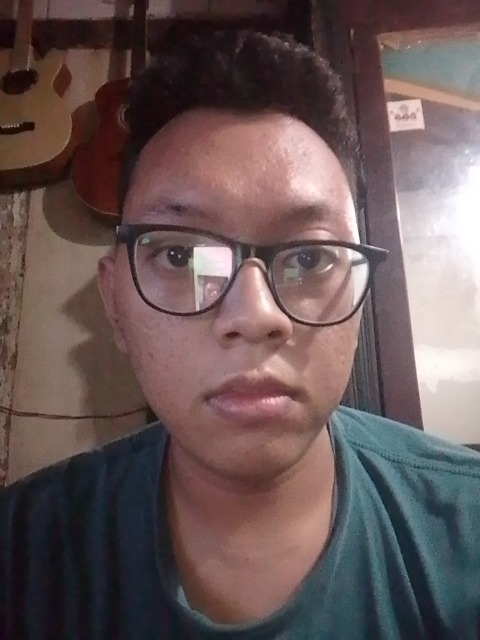
#> input picture uploads/G.231.22.0002_Affi.jpg, 480 x 640 px
$ python recognize.py ../uploads/G.231.22.0002_Affi.jpg ../uploads
#> lines starting #> are read from the running program, lines starting #| are printed output that depends on the picture
import sys
import json
import os
import cv2
import numpy as np

FACE_SIZE = (200, 200)
# Skor LBPH = jarak (semakin kecil semakin mirip). Di atas ini dianggap "tidak dikenal".
DISTANCE_THRESHOLD = 70

face_cascade = cv2.CascadeClassifier(
    cv2.data.haarcascades + "haarcascade_frontalface_default.xml"
)


def extract_face(image_path):
#> called with image_path = '../uploads/G.231.22.0002_Affi.jpg'
    img = cv2.imread(image_path)
#> img is the input picture: shape (640, 480, 3); mean B, G, R 86.8, 87.1, 104.4
    if img is None:
        return None

    gray = cv2.cvtColor(img, cv2.COLOR_BGR2GRAY)
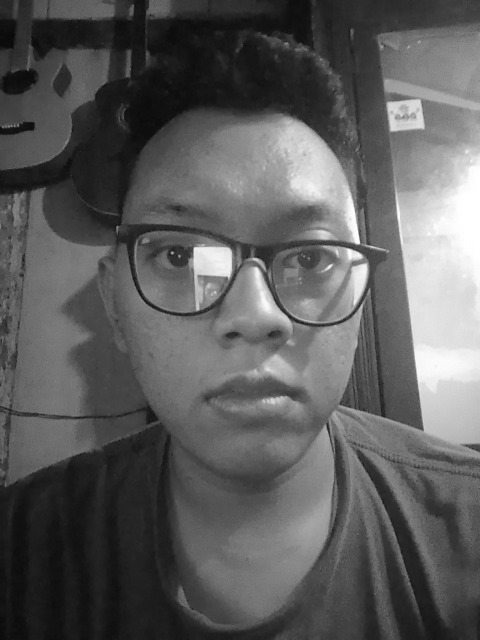
#> gray: shape (640, 480); min 8, max 255, mean 92.2
    gray = cv2.equalizeHist(gray)
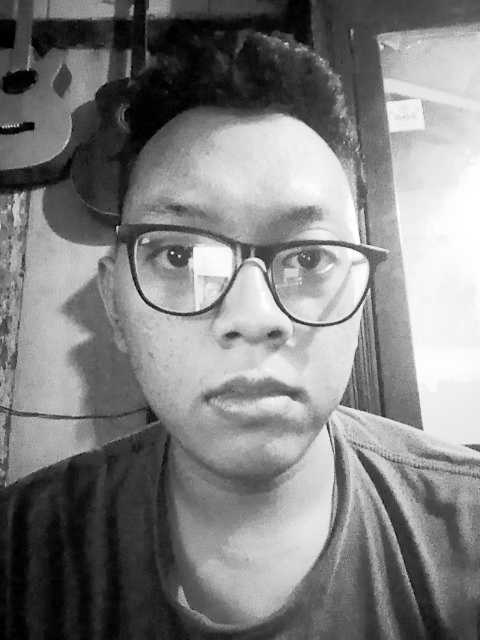
#> gray: shape (640, 480); min 0, max 255, mean 128.3

    faces = face_cascade.detectMultiScale(
        gray, scaleFactor=1.1, minNeighbors=5, minSize=(60, 60)
    )
#> faces = [[57, 108, 358, 358]]
    if len(faces) == 0:
        return None

    faces = sorted(faces, key=lambda f: f[2] * f[3], reverse=True)
    x, y, w, h = faces[0]
#> x = 57; y = 108; w = 358; h = 358
    face = gray[y:y + h, x:x + w]
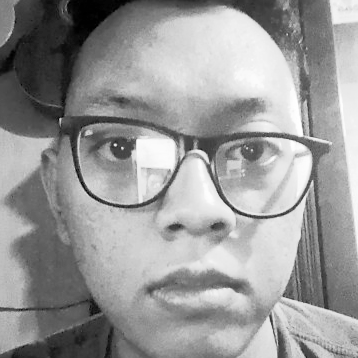
#> face: shape (358, 358); min 0, max 255, mean 152.7
    face = cv2.resize(face, FACE_SIZE)
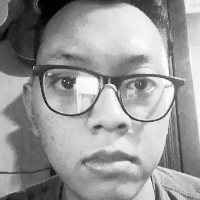
#> face: shape (200, 200); min 0, max 254, mean 152.6
    return face


def main():
    if len(sys.argv) < 3:
        print(json.dumps({"status": "error", "message": "Argumen tidak lengkap"}))
        return

    scan_path = sys.argv[1]
    uploads_dir = sys.argv[2]

    if not os.path.isfile(scan_path):
        print(json.dumps({"status": "error", "message": "File scan tidak ditemukan"}))
        return

    if not os.path.isdir(uploads_dir):
        print(json.dumps({"status": "error", "message": "Folder uploads tidak ditemukan"}))
        return

    scan_face = extract_face(scan_path)
    if scan_face is None:
        print(json.dumps({"status": "error", "message": "Wajah tidak terdeteksi pada hasil scan"}))
        return

    valid_ext = (".jpg", ".jpeg", ".png")
    filenames = [f for f in os.listdir(uploads_dir) if f.lower().endswith(valid_ext)]

    if not filenames:
        print(json.dumps({"status": "error", "message": "Belum ada data wajah terdaftar"}))
        return

    train_faces = []
    labels = []
    label_to_filename = {}

    for idx, fname in enumerate(filenames):
        fpath = os.path.join(uploads_dir, fname)
        face = extract_face(fpath)
        if face is None:
            continue
        train_faces.append(face)
        labels.append(idx)
        label_to_filename[idx] = fname

    if not train_faces:
        print(json.dumps({"status": "error", "message": "Tidak ada wajah valid di data terdaftar"}))
        return

    recognizer = cv2.face.LBPHFaceRecognizer_create()
    recognizer.train(train_faces, np.array(labels))

    predicted_label, distance = recognizer.predict(scan_face)
#> predicted_label = 0; distance = 0

    if distance > DISTANCE_THRESHOLD:
        print(json.dumps({
            "status": "not_found",
            "message": "Wajah tidak dikenali",
            "distance": float(distance)
        }))
        return

    # Konversi distance (semakin kecil semakin bagus) jadi confidence 0..1 (semakin besar semakin bagus)
    confidence = max(0.0, 1.0 - (distance / DISTANCE_THRESHOLD))
#> confidence = 1

    print(json.dumps({
        "status": "success",
        "filename": label_to_filename[predicted_label],
        "confidence": round(confidence, 4),
        "distance": float(distance)
    }))
#| {"status": "success", "filename": "G.231.22.0002_Affi.jpg", "confidence": 1.0, "distance": 0.0}


if __name__ == "__main__":
    main()
